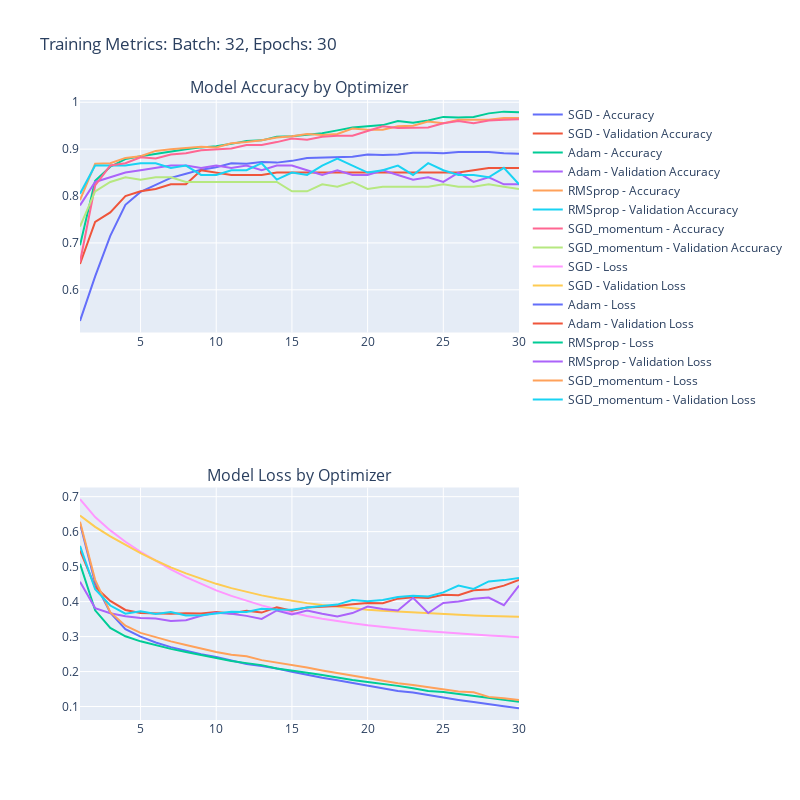

Notebook code cell kept with this figure:
### Code cell
import plotly.graph_objects as go
from plotly.subplots import make_subplots

def plotly_go(histories, header="Batch: 32, Epochs: 30"):
    x_len = len(histories["SGD"].history['loss']) + 1
    fig = make_subplots(rows=2, cols=1, subplot_titles=('Model Accuracy by Optimizer', 'Model Loss by Optimizer'))

    # Accuracy
    for opt, history in histories.items():
        fig.add_trace(go.Scatter(x=list(range(1, x_len)), y=history.history['accuracy'], mode='lines', name=f'{opt} - Accuracy'), row=1, col=1)
        fig.add_trace(go.Scatter(x=list(range(1, x_len)), y=history.history['val_accuracy'], mode='lines', name=f'{opt} - Validation Accuracy'), row=1, col=1)

    # Loss
    for opt, history in histories.items():
        fig.add_trace(go.Scatter(x=list(range(1, x_len)), y=history.history['loss'], mode='lines', name=f'{opt} - Loss'), row=2, col=1)
        fig.add_trace(go.Scatter(x=list(range(1, x_len)), y=history.history['val_loss'], mode='lines', name=f'{opt} - Validation Loss'), row=2, col=1)

    fig.update_layout(title_text=f'Training Metrics: {header}', height=800, width=800)
    fig.show()

plotly_go(histories)

### Figure 1 — Plotly figure (JSON) as saved in the notebook; plotly's stock layout.template omitted (floating-point values rounded to 4 significant figures)
{"data": [{"mode": "lines", "name": "SGD - Accuracy", "type": "scatter", "x": [1, 2, 3, 4, 5, 6, 7, 8, 9, 10, 11, 12, 13, 14, 15, 16, 17, 18, 19, 20, 21, 22, 23, 24, 25, 26, 27, 28, 29, 30], "xaxis": "x", "y": [0.5337, 0.6288, 0.715, 0.7812, 0.8087, 0.8238, 0.8388, 0.8475, 0.8562, 0.8612, 0.87, 0.8687, 0.8725, 0.8712, 0.875, 0.8813, 0.8825, 0.8825, 0.8838, 0.8888, 0.8875, 0.8888, 0.8925, 0.8925, 0.8913, 0.8938, 0.8938, 0.8938, 0.8913, 0.89], "yaxis": "y"}, {"mode": "lines", "name": "SGD - Validation Accuracy", "type": "scatter", "x": [1, 2, 3, 4, 5, 6, 7, 8, 9, 10, 11, 12, 13, 14, 15, 16, 17, 18, 19, 20, 21, 22, 23, 24, 25, 26, 27, 28, 29, 30], "xaxis": "x", "y": [0.655, 0.745, 0.765, 0.8, 0.81, 0.815, 0.825, 0.825, 0.855, 0.85, 0.845, 0.845, 0.845, 0.85, 0.85, 0.85, 0.85, 0.85, 0.85, 0.85, 0.85, 0.85, 0.85, 0.85, 0.85, 0.85, 0.855, 0.86, 0.86, 0.86], "yaxis": "y"}, {"mode": "lines", "name": "Adam - Accuracy", "type": "scatter", "x": [1, 2, 3, 4, 5, 6, 7, 8, 9, 10, 11, 12, 13, 14, 15, 16, 17, 18, 19, 20, 21, 22, 23, 24, 25, 26, 27, 28, 29, 30], "xaxis": "x", "y": [0.695, 0.8325, 0.8625, 0.8788, 0.885, 0.89, 0.8963, 0.9, 0.9038, 0.9062, 0.9112, 0.9175, 0.9187, 0.9262, 0.9275, 0.9312, 0.9337, 0.94, 0.9463, 0.9488, 0.9513, 0.96, 0.9563, 0.9613, 0.9688, 0.9675, 0.9688, 0.9762, 0.98, 0.9787], "yaxis": "y"}, {"mode": "lines", "name": "Adam - Validation Accuracy", "type": "scatter", "x": [1, 2, 3, 4, 5, 6, 7, 8, 9, 10, 11, 12, 13, 14, 15, 16, 17, 18, 19, 20, 21, 22, 23, 24, 25, 26, 27, 28, 29, 30], "xaxis": "x", "y": [0.78, 0.83, 0.84, 0.85, 0.855, 0.86, 0.865, 0.865, 0.86, 0.865, 0.86, 0.865, 0.855, 0.865, 0.865, 0.855, 0.845, 0.855, 0.845, 0.845, 0.855, 0.845, 0.835, 0.84, 0.83, 0.85, 0.83, 0.84, 0.825, 0.825], "yaxis": "y"}, {"mode": "lines", "name": "RMSprop - Accuracy", "type": "scatter", "x": [1, 2, 3, 4, 5, 6, 7, 8, 9, 10, 11, 12, 13, 14, 15, 16, 17, 18, 19, 20, 21, 22, 23, 24, 25, 26, 27, 28, 29, 30], "xaxis": "x", "y": [0.7912, 0.8687, 0.87, 0.8813, 0.885, 0.8963, 0.9, 0.9025, 0.905, 0.9038, 0.9125, 0.915, 0.9187, 0.925, 0.9275, 0.9325, 0.93, 0.9325, 0.9438, 0.9413, 0.9413, 0.9488, 0.95, 0.9588, 0.955, 0.9625, 0.9625, 0.9625, 0.9663, 0.9663], "yaxis": "y"}, {"mode": "lines", "name": "RMSprop - Validation Accuracy", "type": "scatter", "x": [1, 2, 3, 4, 5, 6, 7, 8, 9, 10, 11, 12, 13, 14, 15, 16, 17, 18, 19, 20, 21, 22, 23, 24, 25, 26, 27, 28, 29, 30], "xaxis": "x", "y": [0.805, 0.865, 0.865, 0.865, 0.87, 0.87, 0.86, 0.865, 0.845, 0.845, 0.855, 0.855, 0.87, 0.835, 0.85, 0.845, 0.865, 0.88, 0.865, 0.85, 0.855, 0.865, 0.845, 0.87, 0.855, 0.845, 0.845, 0.84, 0.86, 0.825], "yaxis": "y"}, {"mode": "lines", "name": "SGD_momentum - Accuracy", "type": "scatter", "x": [1, 2, 3, 4, 5, 6, 7, 8, 9, 10, 11, 12, 13, 14, 15, 16, 17, 18, 19, 20, 21, 22, 23, 24, 25, 26, 27, 28, 29, 30], "xaxis": "x", "y": [0.6587, 0.8225, 0.865, 0.87, 0.8825, 0.88, 0.8888, 0.8913, 0.8975, 0.9, 0.9013, 0.9087, 0.9087, 0.915, 0.9225, 0.92, 0.9262, 0.9287, 0.9287, 0.9388, 0.9488, 0.945, 0.9463, 0.9463, 0.955, 0.96, 0.955, 0.9613, 0.9625, 0.9638], "yaxis": "y"}, {"mode": "lines", "name": "SGD_momentum - Validation Accuracy", "type": "scatter", "x": [1, 2, 3, 4, 5, 6, 7, 8, 9, 10, 11, 12, 13, 14, 15, 16, 17, 18, 19, 20, 21, 22, 23, 24, 25, 26, 27, 28, 29, 30], "xaxis": "x", "y": [0.735, 0.81, 0.83, 0.84, 0.835, 0.84, 0.84, 0.83, 0.83, 0.83, 0.83, 0.83, 0.83, 0.83, 0.81, 0.81, 0.825, 0.82, 0.83, 0.815, 0.82, 0.82, 0.82, 0.82, 0.825, 0.82, 0.82, 0.825, 0.82, 0.815], "yaxis": "y"}, {"mode": "lines", "name": "SGD - Loss", "type": "scatter", "x": [1, 2, 3, 4, 5, 6, 7, 8, 9, 10, 11, 12, 13, 14, 15, 16, 17, 18, 19, 20, 21, 22, 23, 24, 25, 26, 27, 28, 29, 30], "xaxis": "x2", "y": [0.6929, 0.6416, 0.6035, 0.571, 0.5423, 0.5161, 0.492, 0.4701, 0.4502, 0.4322, 0.4162, 0.402, 0.3892, 0.378, 0.3679, 0.359, 0.3511, 0.3441, 0.3379, 0.3324, 0.3273, 0.3227, 0.3186, 0.315, 0.3116, 0.3086, 0.3057, 0.303, 0.3006, 0.2983], "yaxis": "y2"}, {"mode": "lines", "name": "SGD - Validation Loss", "type": "scatter", "x": [1, 2, 3, 4, 5, 6, 7, 8, 9, 10, 11, 12, 13, 14, 15, 16, 17, 18, 19, 20, 21, 22, 23, 24, 25, 26, 27, 28, 29, 30], "xaxis": "x2", "y": [0.6463, 0.6137, 0.5865, 0.5617, 0.5387, 0.5176, 0.498, 0.4808, 0.4649, 0.4508, 0.4385, 0.4275, 0.4178, 0.4095, 0.402, 0.3956, 0.39, 0.3853, 0.3808, 0.377, 0.3738, 0.3713, 0.3684, 0.3662, 0.3642, 0.3621, 0.3604, 0.3589, 0.3579, 0.3567], "yaxis": "y2"}, {"mode": "lines", "name": "Adam - Loss", "type": "scatter", "x": [1, 2, 3, 4, 5, 6, 7, 8, 9, 10, 11, 12, 13, 14, 15, 16, 17, 18, 19, 20, 21, 22, 23, 24, 25, 26, 27, 28, 29, 30], "xaxis": "x2", "y": [0.6231, 0.4537, 0.3684, 0.3214, 0.2998, 0.283, 0.2699, 0.2589, 0.2495, 0.2419, 0.231, 0.2216, 0.216, 0.2089, 0.1993, 0.1901, 0.1821, 0.1753, 0.1674, 0.1607, 0.1529, 0.1442, 0.1399, 0.1322, 0.1266, 0.119, 0.1129, 0.1078, 0.1009, 0.09473], "yaxis": "y2"}, {"mode": "lines", "name": "Adam - Validation Loss", "type": "scatter", "x": [1, 2, 3, 4, 5, 6, 7, 8, 9, 10, 11, 12, 13, 14, 15, 16, 17, 18, 19, 20, 21, 22, 23, 24, 25, 26, 27, 28, 29, 30], "xaxis": "x2", "y": [0.5463, 0.4423, 0.4018, 0.3762, 0.3677, 0.3662, 0.3655, 0.3667, 0.3659, 0.3705, 0.3657, 0.3737, 0.3686, 0.3834, 0.3736, 0.3833, 0.3845, 0.3877, 0.3927, 0.3957, 0.3954, 0.4085, 0.4121, 0.4103, 0.4196, 0.418, 0.4326, 0.4348, 0.4457, 0.4617], "yaxis": "y2"}, {"mode": "lines", "name": "RMSprop - Loss", "type": "scatter", "x": [1, 2, 3, 4, 5, 6, 7, 8, 9, 10, 11, 12, 13, 14, 15, 16, 17, 18, 19, 20, 21, 22, 23, 24, 25, 26, 27, 28, 29, 30], "xaxis": "x2", "y": [0.5082, 0.3749, 0.3249, 0.3009, 0.2864, 0.275, 0.2648, 0.2558, 0.2471, 0.2385, 0.2302, 0.2241, 0.2184, 0.2086, 0.2036, 0.1966, 0.1899, 0.1817, 0.1757, 0.1701, 0.165, 0.1591, 0.1522, 0.1445, 0.1413, 0.1361, 0.1295, 0.1241, 0.1188, 0.114], "yaxis": "y2"}, {"mode": "lines", "name": "RMSprop - Validation Loss", "type": "scatter", "x": [1, 2, 3, 4, 5, 6, 7, 8, 9, 10, 11, 12, 13, 14, 15, 16, 17, 18, 19, 20, 21, 22, 23, 24, 25, 26, 27, 28, 29, 30], "xaxis": "x2", "y": [0.4566, 0.3814, 0.3667, 0.3583, 0.3533, 0.3518, 0.3447, 0.3465, 0.3597, 0.3684, 0.3654, 0.3592, 0.3506, 0.3746, 0.3634, 0.3743, 0.3653, 0.3575, 0.3672, 0.3861, 0.3789, 0.3748, 0.4107, 0.3673, 0.3959, 0.4002, 0.4078, 0.4115, 0.3895, 0.4458], "yaxis": "y2"}, {"mode": "lines", "name": "SGD_momentum - Loss", "type": "scatter", "x": [1, 2, 3, 4, 5, 6, 7, 8, 9, 10, 11, 12, 13, 14, 15, 16, 17, 18, 19, 20, 21, 22, 23, 24, 25, 26, 27, 28, 29, 30], "xaxis": "x2", "y": [0.6284, 0.4623, 0.3699, 0.331, 0.3105, 0.2977, 0.2863, 0.2757, 0.2654, 0.2558, 0.2481, 0.2438, 0.2327, 0.226, 0.2198, 0.2115, 0.2032, 0.1955, 0.1897, 0.1819, 0.1744, 0.1666, 0.1616, 0.1555, 0.1482, 0.1427, 0.1409, 0.1276, 0.1234, 0.1189], "yaxis": "y2"}, {"mode": "lines", "name": "SGD_momentum - Validation Loss", "type": "scatter", "x": [1, 2, 3, 4, 5, 6, 7, 8, 9, 10, 11, 12, 13, 14, 15, 16, 17, 18, 19, 20, 21, 22, 23, 24, 25, 26, 27, 28, 29, 30], "xaxis": "x2", "y": [0.5592, 0.4357, 0.3887, 0.3654, 0.3727, 0.3648, 0.3702, 0.3605, 0.361, 0.367, 0.371, 0.3701, 0.3796, 0.3775, 0.3767, 0.3832, 0.3869, 0.3914, 0.4043, 0.4012, 0.4044, 0.4129, 0.4164, 0.4144, 0.4264, 0.446, 0.4364, 0.4577, 0.4614, 0.4677], "yaxis": "y2"}], "layout": {"annotations": [{"font": {"size": 16}, "showarrow": false, "text": "Model Accuracy by Optimizer", "x": 0.5, "xanchor": "center", "xref": "paper", "y": 1, "yanchor": "bottom", "yref": "paper"}, {"font": {"size": 16}, "showarrow": false, "text": "Model Loss by Optimizer", "x": 0.5, "xanchor": "center", "xref": "paper", "y": 0.375, "yanchor": "bottom", "yref": "paper"}], "height": 800, "title": {"text": "Training Metrics: Batch: 32, Epochs: 30"}, "width": 800, "xaxis": {"anchor": "y", "domain": [0, 1]}, "xaxis2": {"anchor": "y2", "domain": [0, 1]}, "yaxis": {"anchor": "x", "domain": [0.625, 1]}, "yaxis2": {"anchor": "x2", "domain": [0, 0.375]}}}
